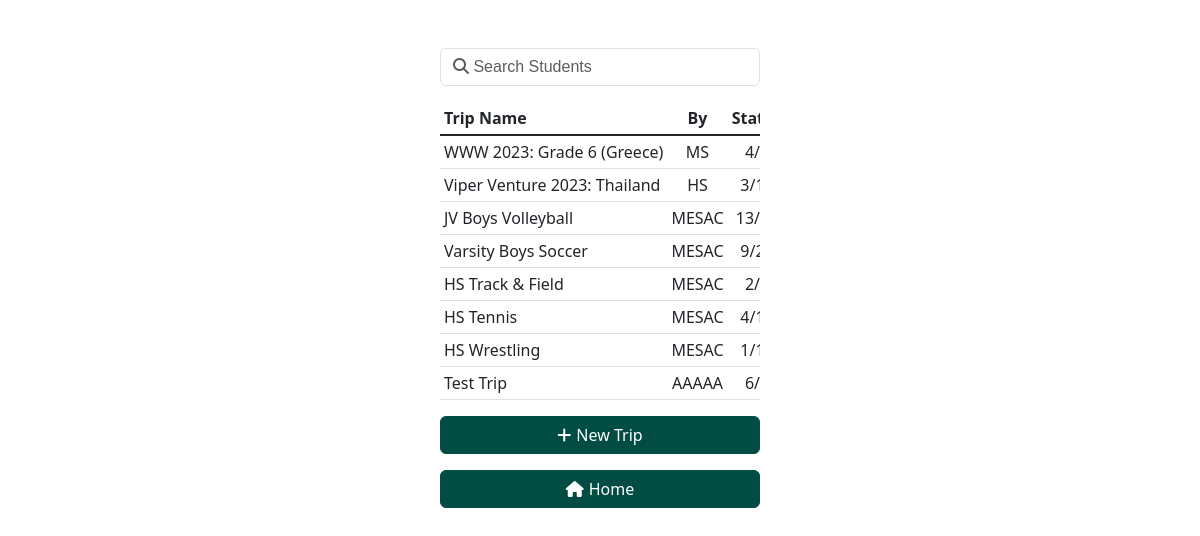
Page /trips (signed in) on the committed database.
### classes.py (models this page shows, shortened)
class Trip(db.Model):
    __tablename__ = 'trips'
    trip_ids = []
    id = db.Column(db.Integer, primary_key=True)
    code = db.Column(db.String(6), nullable=False)
    name = db.Column(db.String, nullable=False)
    organizer = db.Column(db.String, nullable=False)
    num_groups = db.Column(db.Integer, nullable=False)
    group_size = db.Column(db.Integer, nullable=False)
    details = db.Column(db.String, nullable=True)
    @staticmethod
    def get_all_trips(return_dict=False):
        trips = db.session.query(Trip).all()
        if return_dict:
            return [dict_converter(t) for t in trips]
        else:
            return trips

### app.py (the view)
@app.route("/trips", methods=["GET", "POST"])
@teacher_only
def trips():
    if request.method == "GET":
        all_trips = Trip.get_all_trips()
        trip_studs = [TripStudent.get_students_in_trip(t.id) for t in all_trips]
        all_students = Student.get_all_students()
        return render_template("teacher/trips.html", all_trips=all_trips, trip_studs=trip_studs, all_students=all_students)

### app.py (called while the page is built)
def login_required(disable_verify=False):
    def decorator(f):
        @wraps(f)
        def decorated_function(*args, **kwargs):
            if 'user_id' not in session or current_user['db_user'] is None:
                return redirect("/login")
            elif not disable_verify and current_user['db_user'] is not None and not current_user['db_user'].is_verified:
                return redirect("/verify")
            return f(*args, **kwargs)
        return decorated_function
    return decorator

def teacher_only(f):
    @wraps(f)
    @login_required()
    def decorated_function(*args, **kwargs):
        if not current_user['db_user'].is_teacher:
            abort(401)
        return f(*args, **kwargs)
    return decorated_function

@app.before_request
def before_request():
    if 'user_id' in session:
        if User.check_exist_with_id(session['user_id']):
            current_user['db_user'] = User.get_user_by_id(session['user_id'])
            if current_user['db_user'].is_student:
                current_user['student'] = Student.get_student_by_id(current_user['db_user'].student_id)

### classes.py (called while the page is built)
def dict_converter(row):
    return {column.name: getattr(row, row.__mapper__.get_property_by_column(column).key) for column in row.__table__.columns}

    @staticmethod
    def get_user_by_id(id):
        return db.session.query(User).filter_by(id=id).first()

    @staticmethod
    def check_exist_with_id(id):
        return User.get_user_by_id(id) is not None

    @staticmethod
    def get_student_by_id(id, return_dict=True):
        student = db.session.query(Student).filter_by(id=id).first()
        if return_dict:
            return dict_converter(student)
        else:
            return student

    @staticmethod
    def get_all_students(return_dict=False):
        students = db.session.query(Student).all()
        if return_dict:
            return [dict_converter(s) for s in students]
        else:
            return students

    @staticmethod
    def get_students_in_trip(trip_id):
        ids = db.session.query(TripStudent.student_id).filter_by(trip_id=trip_id).all()
        ids = [id[0] for id in ids]
        students = sorted([Student.get_student_by_id(id) for id in ids], key=lambda x: (x['grade'], x['name']))
        return students

### templates/teacher/trips.html (shortened to what this page needs)
{% extends "layout.html" %}
{% block main %}
<input type="text" class="mt-5 mx-auto form-control fontAwesome id="search1" onkeyup="search1()" placeholder="&#xF002; Search Students">
<table class="table table-sm table-hover mt-3 mx-auto" id="trips_table">
    <thead>
        <tr>
            <th style="width: 60%;" scope="col">Trip Name</th>
            <th class="text-center" scope="col">By</th>
            <th class="text-center" scope="col">Status</th>
        </tr>
    </thead>
    <tbody class="table-group-divider">
        {%for i in range(all_trips|length)%}
        <tr onclick="window.location = 'trips/{{all_trips[i].code}}'">
            <td>{{all_trips[i].name}}</td>
            <td class="text-center">{{all_trips[i].organizer}}</td>
            <td class="text-center">{{trip_studs[i]|length}}/{{all_trips[i].num_groups * all_trips[i].group_size}}</td>
        </tr>
        {%endfor%}
    </tbody>
</table>
<button class="mt-3 d-grid gap-2 col-6 mx-auto btn btn-primary" data-bs-toggle="modal" data-bs-target="#trip_create_modal">
    <div class="icon-text-container center-div">
        <i class="fas fa-plus"></i>
        <span>New Trip</span>
    </div>
</button>
<button onclick="window.location='/'" class="mt-3 d-grid gap-2 col-6 mx-auto btn btn-primary">
    <div class="icon-text-container center-div">
        <i class="fas fa-home"></i>
        <span>Home</span>
    </div>
</button>
{% endblock %}

### templates/layout.html (shortened to what this page needs)
<!DOCTYPE html>
<html>
<head>
    <link rel="stylesheet" type="text/css" href="/static/css/stylesheet.css"/>
    <link href="https://cdn.jsdelivr.net/npm/bootstrap@5.3.0-alpha1/dist/css/bootstrap.min.css" rel="stylesheet">
</head>
<body style="visibility: hidden">
	{% block main %}{% endblock %}
</body>

### static/css/stylesheet.css (style rules this page uses)
.btn-primary { width: 320px !important; border-color: #014C43 !important; background-color: #014C43 !important; }
.form-control { width: 320px !important; }
.table { width: 320px !important; display: block !important; max-height: 500px !important; overflow: auto !important; }
thead { top: 0; color: #014C43; position: sticky; background-color: white; }
td { white-space: nowrap; }
.icon-text-container { display: flex; align-items: center; }
.icon-text-container i { margin-right: 5px; }
.center-div { margin: auto; }
.fontAwesome { font-family: 'Helvetica', FontAwesome, sans-serif; }

### templates/layout.html (style rules this page uses)
.hidden { display:none; }

### rows in the picture
Trip: name "WWW 2023: Grade 6 (Greece)", organizer "MS"
Trip: name "Viper Venture 2023: Thailand", organizer "HS"
Trip: name "JV Boys Volleyball", organizer "MESAC"
Trip: name "Varsity Boys Soccer", organizer "MESAC"
Trip: name "HS Track & Field", organizer "MESAC"
Trip: name "HS Tennis", organizer "MESAC"
Trip: name "HS Wrestling", organizer "MESAC"
Trip: name "Test Trip", organizer "AAAAA"

### other values in the picture
{{ trip_studs[i]|length }} "4" "3" "13" "9" "2" "4" "1" "6"
